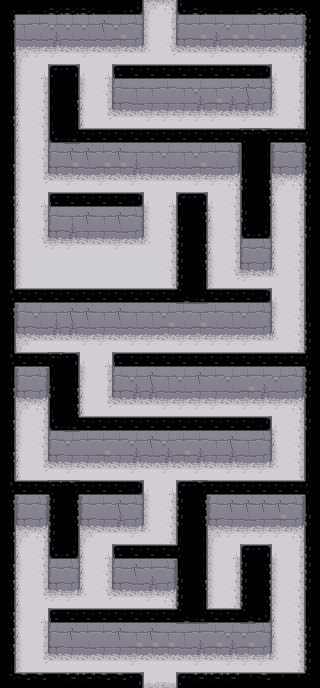

Rendered tile map (Tiled .tmx) drawn with the repository's tilesets; below, a short description and the full map source, tile grids included:
An orthogonal 20x43 tile map with 16x16 px tiles, 2 tile layers (Floor, Ceilng), 1 hidden layer not drawn.

<map version="1.0" orientation="orthogonal" renderorder="right-down" width="20" height="43" tilewidth="16" tileheight="16" nextobjectid="4">
 <tileset firstgid="1" name="dungeon tileset calciumtrice" tilewidth="16" tileheight="16" tilecount="1050" columns="30">
  <image source="dungeon tileset calciumtrice.png" width="480" height="560" />
  <terraintypes>
   <terrain name="Ceiling" tile="55" />
   <terrain name="Wall" tile="156" />
   <terrain name="Floor" tile="235" />
  </terraintypes>
  <tile id="30" terrain="0,0,0,0" />
  <tile id="31" terrain=",,,0" />
  <tile id="32" terrain=",,0," />
  <tile id="33" terrain=",0,," />
  <tile id="34" terrain="0,,," />
  <tile id="35" terrain=",0,,0" />
  <tile id="37" terrain=",0,,0" />
  <tile id="38" terrain=",,0,0" />
  <tile id="39" terrain=",,0,0" />
  <tile id="40" terrain=",,0,0" />
  <tile id="41" terrain="0,0,," />
  <tile id="43" terrain="0,0,," />
  <tile id="44" terrain="0,,0," />
  <tile id="46" terrain="0,,0," />
  <tile id="79" terrain=",0,0,0" />
  <tile id="80" terrain="0,,0,0" />
  <tile id="81" terrain="0,0,,0" />
  <tile id="82" terrain="0,0,0," />
  <tile id="120" terrain=",,,1" />
  <tile id="121" terrain=",,1,1" />
  <tile id="122" terrain=",,1,1" />
  <tile id="123" terrain=",,1,1" />
  <tile id="124" terrain=",,1,1" />
  <tile id="125" terrain=",,1," />
  <tile id="150" terrain=",1,," />
  <tile id="151" terrain="1,1,," />
  <tile id="152" terrain="1,1,," />
  <tile id="153" terrain="1,1,," />
  <tile id="154" terrain="1,1,," />
  <tile id="155" terrain="1,,," />
  <tile id="210" terrain="2,2,2,2" />
  <tile id="211" terrain=",,,2" />
  <tile id="212" terrain=",,2," />
  <tile id="213" terrain=",2,," />
  <tile id="214" terrain="2,,," />
  <tile id="216" terrain=",2,,2" />
  <tile id="217" terrain=",2,,2" />
  <tile id="218" terrain=",,2,2" />
  <tile id="220" terrain=",,2,2" />
  <tile id="222" terrain="2,2,," />
  <tile id="223" terrain="2,2,," />
  <tile id="225" terrain="2,,2," />
  <tile id="226" terrain="2,,2," />
  <tile id="259" terrain=",2,2,2" />
  <tile id="260" terrain="2,,2,2" />
  <tile id="261" terrain="2,2,,2" />
  <tile id="262" terrain="2,2,2," />
 </tileset>
 <imagelayer name="Background" visible="0" offsetx="-304" offsety="16">
  <image source="../puzzle2.png" width="608" height="672" />
 </imagelayer>
 <layer name="Floor" width="20" height="43">
  <data encoding="csv">
0,0,0,0,0,0,0,0,0,212,213,0,0,0,0,0,0,0,0,0,
0,124,125,122,122,122,123,122,126,217,227,121,125,125,122,124,124,125,126,0,
0,154,154,153,154,154,154,152,156,217,226,151,152,153,152,152,154,152,156,0,
0,212,219,219,221,219,221,219,221,260,261,221,221,219,221,221,219,221,213,0,
0,217,263,224,224,262,263,223,224,223,223,224,224,223,223,223,224,262,227,0,
0,217,227,0,0,217,226,121,124,124,125,124,122,124,125,123,126,218,227,0,
0,218,226,0,0,218,227,151,154,155,155,155,153,152,153,153,156,217,226,0,
0,218,226,0,0,218,261,221,221,219,219,219,219,219,221,219,221,260,226,0,
0,218,227,0,0,214,223,224,224,224,224,223,224,223,223,223,224,223,215,0,
0,217,226,121,123,123,125,123,124,124,122,124,122,125,126,0,0,121,126,0,
0,217,227,151,152,154,152,152,153,155,154,154,152,154,156,0,0,151,156,0,
0,217,261,221,219,221,219,221,219,221,221,221,219,219,213,0,0,212,213,0,
0,218,263,223,223,223,224,224,224,262,263,223,224,262,226,0,0,218,227,0,
0,218,227,121,124,123,124,123,126,217,226,0,0,218,227,0,0,217,226,0,
0,217,226,151,153,155,155,154,156,217,226,0,0,217,226,0,0,217,227,0,
0,217,261,219,219,221,221,219,221,260,227,0,0,218,227,121,126,218,226,0,
0,217,211,211,211,211,211,211,211,211,226,0,0,217,226,151,156,218,226,0,
0,217,211,211,211,211,211,211,211,211,227,0,0,217,261,219,221,260,227,0,
0,214,223,223,223,224,224,223,223,224,215,0,0,214,223,223,223,262,227,0,
0,121,122,124,123,123,124,123,124,124,122,125,124,125,124,122,126,217,226,0,
0,151,154,153,153,154,155,154,154,154,152,154,152,154,154,154,156,218,226,0,
0,212,221,221,221,219,219,221,219,219,221,219,219,219,219,219,221,260,226,0,
0,214,223,224,224,262,263,223,224,223,223,224,224,223,223,223,224,224,215,0,
0,121,126,0,0,217,227,121,122,123,124,122,123,125,122,125,125,122,126,0,
0,151,156,0,0,218,227,151,153,153,154,154,155,155,154,152,153,154,156,0,
0,212,213,0,0,218,261,221,221,221,219,219,219,219,221,219,219,219,213,0,
0,217,226,0,0,214,224,224,224,224,223,223,224,224,223,224,224,262,226,0,
0,217,226,121,122,125,125,125,122,123,122,125,125,124,123,124,126,218,226,0,
0,218,227,151,155,155,152,155,153,154,153,152,153,155,153,154,156,217,226,0,
0,218,261,221,219,221,221,221,219,221,219,221,219,221,219,219,219,260,227,0,
0,214,223,223,224,224,223,223,224,262,263,223,223,223,224,224,224,224,215,0,
0,121,126,0,0,121,125,123,126,217,226,0,0,121,123,123,123,123,126,0,
0,151,156,0,0,151,155,153,156,217,226,0,0,151,155,154,155,152,156,0,
0,212,213,0,0,212,221,221,219,260,226,0,0,212,219,219,219,219,213,0,
0,218,226,0,0,218,263,223,224,224,215,0,0,217,263,224,224,262,227,0,
0,217,226,121,126,218,226,121,123,125,126,0,0,217,227,0,0,217,227,0,
0,218,227,151,156,218,226,151,154,153,156,0,0,217,226,0,0,217,226,0,
0,218,261,219,219,260,261,221,221,219,213,0,0,217,226,0,0,217,226,0,
0,217,263,224,223,224,223,223,223,223,215,0,0,214,215,0,0,218,226,0,
0,218,227,121,123,125,125,123,124,123,124,124,125,125,122,122,126,218,226,0,
0,217,227,151,155,154,155,155,152,152,152,154,153,152,153,152,156,217,226,0,
0,217,261,221,221,221,221,221,219,221,221,221,219,221,219,219,219,260,226,0,
0,214,223,224,223,223,224,223,223,223,224,223,224,223,224,223,223,223,215,0
</data>
 </layer>
 <layer name="Ceilng" width="20" height="43">
  <data encoding="csv">
83,44,44,42,42,42,44,44,35,0,0,34,42,44,44,44,42,42,42,82,
45,0,0,0,0,0,0,0,0,0,0,0,0,0,0,0,0,0,0,36,
47,0,0,0,0,0,0,0,0,0,0,0,0,0,0,0,0,0,0,36,
45,0,0,0,0,0,0,0,0,0,0,0,0,0,0,0,0,0,0,36,
47,0,0,32,33,0,0,48,52,52,52,52,52,52,52,52,50,0,0,38,
47,0,0,38,47,0,0,0,0,0,0,0,0,0,0,0,0,0,0,38,
47,0,0,38,45,0,0,0,0,0,0,0,0,0,0,0,0,0,0,38,
45,0,0,38,47,0,0,0,0,0,0,0,0,0,0,0,0,0,0,38,
47,0,0,34,65,52,52,52,52,52,52,52,52,52,52,68,67,52,52,85,
47,0,0,0,0,0,0,0,0,0,0,0,0,0,0,38,47,0,0,36,
45,0,0,0,0,0,0,0,0,0,0,0,0,0,0,38,47,0,0,36,
47,0,0,0,0,0,0,0,0,0,0,0,0,0,0,36,45,0,0,36,
45,0,0,48,52,52,52,52,50,0,0,32,33,0,0,38,45,0,0,36,
47,0,0,0,0,0,0,0,0,0,0,38,45,0,0,36,47,0,0,38,
45,0,0,0,0,0,0,0,0,0,0,36,47,0,0,34,35,0,0,36,
47,0,0,0,0,0,0,0,0,0,0,36,45,0,0,0,0,0,0,38,
45,0,0,0,0,0,0,0,0,0,0,36,45,0,0,0,0,0,0,38,
47,0,0,0,0,0,0,0,0,0,0,36,47,0,0,0,0,0,0,38,
86,52,52,52,52,52,52,52,52,52,52,66,65,52,52,52,50,0,0,38,
45,0,0,0,0,0,0,0,0,0,0,0,0,0,0,0,0,0,0,38,
47,0,0,0,0,0,0,0,0,0,0,0,0,0,0,0,0,0,0,36,
47,0,0,0,0,0,0,0,0,0,0,0,0,0,0,0,0,0,0,36,
86,52,52,68,33,0,0,48,52,52,52,52,52,52,52,52,52,52,52,85,
47,0,0,38,47,0,0,0,0,0,0,0,0,0,0,0,0,0,0,36,
45,0,0,36,45,0,0,0,0,0,0,0,0,0,0,0,0,0,0,36,
47,0,0,38,45,0,0,0,0,0,0,0,0,0,0,0,0,0,0,38,
45,0,0,34,65,52,52,52,52,52,52,52,52,52,52,52,50,0,0,36,
47,0,0,0,0,0,0,0,0,0,0,0,0,0,0,0,0,0,0,38,
45,0,0,0,0,0,0,0,0,0,0,0,0,0,0,0,0,0,0,38,
47,0,0,0,0,0,0,0,0,0,0,0,0,0,0,0,0,0,0,38,
86,52,52,68,67,52,52,52,50,0,0,32,67,52,52,52,52,52,52,85,
45,0,0,36,45,0,0,0,0,0,0,36,45,0,0,0,0,0,0,38,
47,0,0,36,45,0,0,0,0,0,0,36,45,0,0,0,0,0,0,36,
45,0,0,36,47,0,0,0,0,0,0,38,47,0,0,0,0,0,0,38,
47,0,0,34,35,0,0,48,52,52,52,85,47,0,0,32,33,0,0,36,
45,0,0,0,0,0,0,0,0,0,0,38,47,0,0,36,45,0,0,36,
45,0,0,0,0,0,0,0,0,0,0,36,45,0,0,36,45,0,0,36,
47,0,0,0,0,0,0,0,0,0,0,36,47,0,0,36,45,0,0,38,
45,0,0,48,52,52,52,52,52,52,52,66,65,52,52,66,35,0,0,38,
45,0,0,0,0,0,0,0,0,0,0,0,0,0,0,0,0,0,0,36,
45,0,0,0,0,0,0,0,0,0,0,0,0,0,0,0,0,0,0,36,
47,0,0,0,0,0,0,0,0,0,0,0,0,0,0,0,0,0,0,36,
81,40,40,41,39,39,40,40,33,0,0,32,39,39,39,41,40,41,41,80
</data>
 </layer>
</map>
